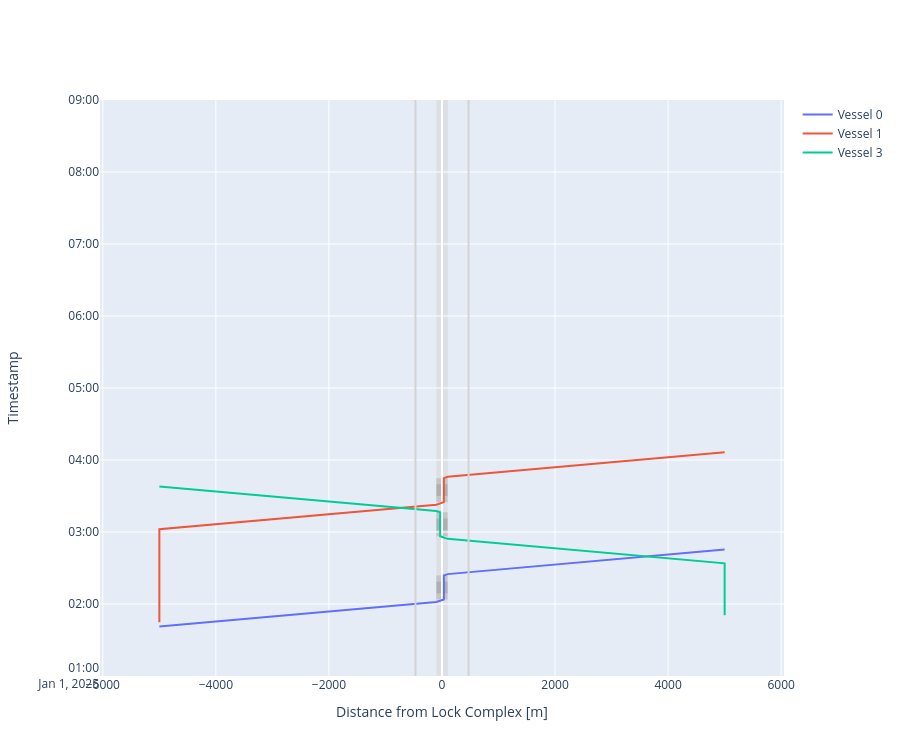

Notebook source saved alongside this figure:
### Code cell
# We can plot the time-distance diagram
fig = lock_chamber_II.plot(xlimmin = -6050, 
                           xlimmax = 6050,
                           ylimmin = pd.Timestamp('2025-01-01 01:00:00'),
                           ylimmax = pd.Timestamp('2025-01-01 09:00:00'),
                           method='Plotly')

fig.update_layout(height=cm_to_pixels(20))

### Figure 1 — Plotly figure (JSON) as saved in the notebook; plotly's stock layout.template omitted (floating-point values rounded to 4 significant figures)
{"data": [{"mode": "lines", "name": "Vessel 0", "type": "scatter", "x": [-5000.0, -5000.0, -100.0, -100.0, 32.5, 32.5, 32.5, 32.5, 32.5, 32.5, 32.5, 32.5, 100.0, 100.0, 5000.0, 5000.0], "xaxis": "x", "y": ["2025-01-01T01:41:14.550491", "2025-01-01T01:41:14.550491", "2025-01-01T02:01:39.550491", "2025-01-01T02:01:39.550491", "2025-01-01T02:03:48.330189", "2025-01-01T02:03:48.330189", "2025-01-01T02:08:48.330189", "2025-01-01T02:08:48.330189", "2025-01-01T02:18:48.330189", "2025-01-01T02:18:48.330189", "2025-01-01T02:23:48.330189", "2025-01-01T02:23:48.330189", "2025-01-01T02:24:53.934940", "2025-01-01T02:24:53.934940", "2025-01-01T02:45:18.934940", "2025-01-01T02:45:18.934940"], "yaxis": "y"}, {"mode": "lines", "name": "Vessel 1", "type": "scatter", "x": [-5000.0, -5000.0, -5000.0, -5000.0, -100.0, -100.0, 32.5, 32.5, 32.5, 32.5, 32.5, 32.5, 32.5, 32.5, 100.0, 100.0, 5000.0, 5000.0], "xaxis": "x", "y": ["2025-01-01T01:44:45.206400", "2025-01-01T01:44:45.206400", "2025-01-01T03:02:20.819389", "2025-01-01T03:02:20.819389", "2025-01-01T03:22:45.819389", "2025-01-01T03:22:45.819389", "2025-01-01T03:24:54.599087", "2025-01-01T03:24:54.599087", "2025-01-01T03:29:54.599087", "2025-01-01T03:29:54.599087", "2025-01-01T03:39:54.599087", "2025-01-01T03:39:54.599087", "2025-01-01T03:44:54.599087", "2025-01-01T03:44:54.599087", "2025-01-01T03:46:00.203839", "2025-01-01T03:46:00.203839", "2025-01-01T04:06:25.203839", "2025-01-01T04:06:25.203839"], "yaxis": "y"}, {"mode": "lines", "name": "Vessel 3", "type": "scatter", "x": [5000.0, 5000.0, 5000.0, 5000.0, 100.0, 100.0, -32.5, -32.5, -32.5, -32.5, -32.5, -32.5, -32.5, -32.5, -100.0, -100.0, -5000.0, -5000.0], "xaxis": "x", "y": ["2025-01-01T01:50:41.160539", "2025-01-01T01:50:41.160539", "2025-01-01T02:33:53.319389", "2025-01-01T02:33:53.319389", "2025-01-01T02:54:18.319389", "2025-01-01T02:54:18.319389", "2025-01-01T02:56:27.099087", "2025-01-01T02:56:27.099087", "2025-01-01T03:01:27.099087", "2025-01-01T03:01:27.099087", "2025-01-01T03:11:27.099087", "2025-01-01T03:11:27.099087", "2025-01-01T03:16:27.099087", "2025-01-01T03:16:27.099087", "2025-01-01T03:17:32.703839", "2025-01-01T03:17:32.703839", "2025-01-01T03:37:57.703839", "2025-01-01T03:37:57.703839"], "yaxis": "y"}], "layout": {"height": 756, "shapes": [{"fillcolor": "lightgrey", "layer": "below", "line": {"width": 0}, "name": "Lock Geometry", "opacity": 0.5, "type": "rect", "x0": -100, "x1": 100, "y0": "2025-01-01T01:00:00", "y1": "2025-01-01T09:00:00"}, {"fillcolor": "darkgrey", "layer": "below", "line": {"width": 0}, "name": "Lock gate closing", "opacity": 0.5, "type": "rect", "x0": -100, "x1": 100, "xref": "x", "y0": "2025-01-01T02:03:48.330189", "y1": "2025-01-01T02:08:48.330189", "yref": "y"}, {"fillcolor": "grey", "layer": "below", "line": {"width": 0}, "name": "Lock levelling", "opacity": 0.5, "type": "rect", "x0": -100, "x1": 100, "xref": "x", "y0": "2025-01-01T02:08:48.330189", "y1": "2025-01-01T02:18:48.330189", "yref": "y"}, {"fillcolor": "darkgrey", "layer": "below", "line": {"width": 0}, "name": "Lock gate opening", "opacity": 0.5, "type": "rect", "x0": -100, "x1": 100, "xref": "x", "y0": "2025-01-01T02:18:48.330189", "y1": "2025-01-01T02:23:48.330189", "yref": "y"}, {"fillcolor": "darkgrey", "layer": "below", "line": {"width": 0}, "name": "Lock gate closing", "opacity": 0.5, "type": "rect", "x0": -100, "x1": 100, "xref": "x", "y0": "2025-01-01T02:56:27.099087", "y1": "2025-01-01T03:01:27.099087", "yref": "y"}, {"fillcolor": "grey", "layer": "below", "line": {"width": 0}, "name": "Lock levelling", "opacity": 0.5, "type": "rect", "x0": -100, "x1": 100, "xref": "x", "y0": "2025-01-01T03:01:27.099087", "y1": "2025-01-01T03:11:27.099087", "yref": "y"}, {"fillcolor": "darkgrey", "layer": "below", "line": {"width": 0}, "name": "Lock gate opening", "opacity": 0.5, "type": "rect", "x0": -100, "x1": 100, "xref": "x", "y0": "2025-01-01T03:11:27.099087", "y1": "2025-01-01T03:16:27.099087", "yref": "y"}, {"fillcolor": "darkgrey", "layer": "below", "line": {"width": 0}, "name": "Lock gate closing", "opacity": 0.5, "type": "rect", "x0": -100, "x1": 100, "xref": "x", "y0": "2025-01-01T03:24:54.599087", "y1": "2025-01-01T03:29:54.599087", "yref": "y"}, {"fillcolor": "grey", "layer": "below", "line": {"width": 0}, "name": "Lock levelling", "opacity": 0.5, "type": "rect", "x0": -100, "x1": 100, "xref": "x", "y0": "2025-01-01T03:29:54.599087", "y1": "2025-01-01T03:39:54.599087", "yref": "y"}, {"fillcolor": "darkgrey", "layer": "below", "line": {"width": 0}, "name": "Lock gate opening", "opacity": 0.5, "type": "rect", "x0": -100, "x1": 100, "xref": "x", "y0": "2025-01-01T03:39:54.599087", "y1": "2025-01-01T03:44:54.599087", "yref": "y"}, {"line": {"color": "lightgrey"}, "type": "line", "x0": -470, "x1": -470, "xref": "x", "y0": 0, "y1": 1, "yref": "y domain"}, {"line": {"color": "lightgrey"}, "type": "line", "x0": 470, "x1": 470, "xref": "x", "y0": 0, "y1": 1, "yref": "y domain"}], "showlegend": true, "xaxis": {"anchor": "y", "domain": [0, 1], "range": [-6050, 6050], "title": {"text": "Distance from Lock Complex [m]"}}, "yaxis": {"anchor": "x", "domain": [0, 1], "range": ["2025-01-01T01:00:00", "2025-01-01T09:00:00"], "title": {"text": "Timestamp"}}}}
